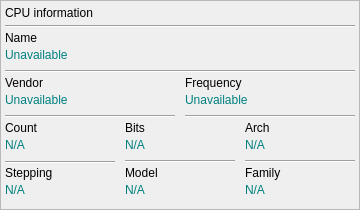
     <widget class="QFrame" name="cpuifrme">
      <property name="geometry">
       <rect>
        <x>580</x>
        <y>30</y>
        <width>360</width>
        <height>210</height>
       </rect>
      </property>
      <property name="sizePolicy">
       <sizepolicy hsizetype="Fixed" vsizetype="Fixed">
        <horstretch>0</horstretch>
        <verstretch>0</verstretch>
       </sizepolicy>
      </property>
      <property name="minimumSize">
       <size>
        <width>360</width>
        <height>210</height>
       </size>
      </property>
      <property name="maximumSize">
       <size>
        <width>360</width>
        <height>210</height>
       </size>
      </property>
      <property name="frameShape">
       <enum>QFrame::StyledPanel</enum>
      </property>
      <property name="frameShadow">
       <enum>QFrame::Raised</enum>
      </property>
      <widget class="QLabel" name="cpuiname">
       <property name="geometry">
        <rect>
         <x>5</x>
         <y>45</y>
         <width>350</width>
         <height>20</height>
        </rect>
       </property>
       <property name="sizePolicy">
        <sizepolicy hsizetype="Fixed" vsizetype="Fixed">
         <horstretch>0</horstretch>
         <verstretch>0</verstretch>
        </sizepolicy>
       </property>
       <property name="minimumSize">
        <size>
         <width>350</width>
         <height>20</height>
        </size>
       </property>
       <property name="maximumSize">
        <size>
         <width>350</width>
         <height>20</height>
        </size>
       </property>
       <property name="styleSheet">
        <string notr="true">font: 15pt &quot;JetBrains Mono&quot;;
color: #008080;</string>
       </property>
       <property name="text">
        <string>Unavailable</string>
       </property>
      </widget>
      <widget class="QLabel" name="cpuilb02">
       <property name="geometry">
        <rect>
         <x>5</x>
         <y>30</y>
         <width>350</width>
         <height>15</height>
        </rect>
       </property>
       <property name="sizePolicy">
        <sizepolicy hsizetype="Fixed" vsizetype="Fixed">
         <horstretch>0</horstretch>
         <verstretch>0</verstretch>
        </sizepolicy>
       </property>
       <property name="minimumSize">
        <size>
         <width>350</width>
         <height>15</height>
        </size>
       </property>
       <property name="maximumSize">
        <size>
         <width>350</width>
         <height>15</height>
        </size>
       </property>
       <property name="styleSheet">
        <string notr="true">font: 10pt &quot;Inter&quot;;</string>
       </property>
       <property name="text">
        <string>Name</string>
       </property>
      </widget>
      <widget class="Line" name="cpuiln02">
       <property name="geometry">
        <rect>
         <x>5</x>
         <y>70</y>
         <width>350</width>
         <height>3</height>
        </rect>
       </property>
       <property name="sizePolicy">
        <sizepolicy hsizetype="Fixed" vsizetype="Fixed">
         <horstretch>0</horstretch>
         <verstretch>0</verstretch>
        </sizepolicy>
       </property>
       <property name="minimumSize">
        <size>
         <width>350</width>
         <height>3</height>
        </size>
       </property>
       <property name="maximumSize">
        <size>
         <width>350</width>
         <height>3</height>
        </size>
       </property>
       <property name="orientation">
        <enum>Qt::Horizontal</enum>
       </property>
      </widget>
      <widget class="QLabel" name="cpuilb03">
       <property name="geometry">
        <rect>
         <x>5</x>
         <y>75</y>
         <width>170</width>
         <height>15</height>
        </rect>
       </property>
       <property name="sizePolicy">
        <sizepolicy hsizetype="Fixed" vsizetype="Fixed">
         <horstretch>0</horstretch>
         <verstretch>0</verstretch>
        </sizepolicy>
       </property>
       <property name="minimumSize">
        <size>
         <width>170</width>
         <height>15</height>
        </size>
       </property>
       <property name="maximumSize">
        <size>
         <width>170</width>
         <height>15</height>
        </size>
       </property>
       <property name="styleSheet">
        <string notr="true">font: 10pt &quot;Inter&quot;;</string>
       </property>
       <property name="text">
        <string>Vendor</string>
       </property>
      </widget>
      <widget class="QLabel" name="cpuivend">
       <property name="geometry">
        <rect>
         <x>5</x>
         <y>90</y>
         <width>170</width>
         <height>20</height>
        </rect>
       </property>
       <property name="sizePolicy">
        <sizepolicy hsizetype="Fixed" vsizetype="Fixed">
         <horstretch>0</horstretch>
         <verstretch>0</verstretch>
        </sizepolicy>
       </property>
       <property name="minimumSize">
        <size>
         <width>170</width>
         <height>20</height>
        </size>
       </property>
       <property name="maximumSize">
        <size>
         <width>170</width>
         <height>20</height>
        </size>
       </property>
       <property name="styleSheet">
        <string notr="true">font: 15pt &quot;JetBrains Mono&quot;;
color: #008080;</string>
       </property>
       <property name="text">
        <string>Unavailable</string>
       </property>
      </widget>
      <widget class="Line" name="cpuiln03">
       <property name="geometry">
        <rect>
         <x>5</x>
         <y>115</y>
         <width>170</width>
         <height>3</height>
        </rect>
       </property>
       <property name="sizePolicy">
        <sizepolicy hsizetype="Fixed" vsizetype="Fixed">
         <horstretch>0</horstretch>
         <verstretch>0</verstretch>
        </sizepolicy>
       </property>
       <property name="minimumSize">
        <size>
         <width>170</width>
         <height>3</height>
        </size>
       </property>
       <property name="maximumSize">
        <size>
         <width>170</width>
         <height>3</height>
        </size>
       </property>
       <property name="orientation">
        <enum>Qt::Horizontal</enum>
       </property>
      </widget>
      <widget class="QLabel" name="cpuibits">
       <property name="geometry">
        <rect>
         <x>125</x>
         <y>135</y>
         <width>110</width>
         <height>20</height>
        </rect>
       </property>
       <property name="sizePolicy">
        <sizepolicy hsizetype="Fixed" vsizetype="Fixed">
         <horstretch>0</horstretch>
         <verstretch>0</verstretch>
        </sizepolicy>
       </property>
       <property name="minimumSize">
        <size>
         <width>110</width>
         <height>20</height>
        </size>
       </property>
       <property name="maximumSize">
        <size>
         <width>110</width>
         <height>20</height>
        </size>
       </property>
       <property name="styleSheet">
        <string notr="true">font: 15pt &quot;JetBrains Mono&quot;;
color: #008080;</string>
       </property>
       <property name="text">
        <string>N/A</string>
       </property>
      </widget>
      <widget class="Line" name="cpuiln06">
       <property name="geometry">
        <rect>
         <x>125</x>
         <y>160</y>
         <width>110</width>
         <height>3</height>
        </rect>
       </property>
       <property name="sizePolicy">
        <sizepolicy hsizetype="Fixed" vsizetype="Fixed">
         <horstretch>0</horstretch>
         <verstretch>0</verstretch>
        </sizepolicy>
       </property>
       <property name="minimumSize">
        <size>
         <width>110</width>
         <height>3</height>
        </size>
       </property>
       <property name="maximumSize">
        <size>
         <width>110</width>
         <height>3</height>
        </size>
       </property>
       <property name="orientation">
        <enum>Qt::Horizontal</enum>
       </property>
      </widget>
      <widget class="QLabel" name="cpuilb06">
       <property name="geometry">
        <rect>
         <x>125</x>
         <y>120</y>
         <width>110</width>
         <height>15</height>
        </rect>
       </property>
       <property name="sizePolicy">
        <sizepolicy hsizetype="Fixed" vsizetype="Fixed">
         <horstretch>0</horstretch>
         <verstretch>0</verstretch>
        </sizepolicy>
       </property>
       <property name="minimumSize">
        <size>
         <width>110</width>
         <height>15</height>
        </size>
       </property>
       <property name="maximumSize">
        <size>
         <width>110</width>
         <height>15</height>
        </size>
       </property>
       <property name="styleSheet">
        <string notr="true">font: 10pt &quot;Inter&quot;;</string>
       </property>
       <property name="text">
        <string>Bits</string>
       </property>
      </widget>
      <widget class="QLabel" name="cpuiarch">
       <property name="geometry">
        <rect>
         <x>245</x>
         <y>135</y>
         <width>110</width>
         <height>20</height>
        </rect>
       </property>
       <property name="sizePolicy">
        <sizepolicy hsizetype="Fixed" vsizetype="Fixed">
         <horstretch>0</horstretch>
         <verstretch>0</verstretch>
        </sizepolicy>
       </property>
       <property name="minimumSize">
        <size>
         <width>110</width>
         <height>20</height>
        </size>
       </property>
       <property name="maximumSize">
        <size>
         <width>110</width>
         <height>20</height>
        </size>
       </property>
       <property name="styleSheet">
        <string notr="true">font: 15pt &quot;JetBrains Mono&quot;;
color: #008080;</string>
       </property>
       <property name="text">
        <string>N/A</string>
       </property>
      </widget>
      <widget class="QLabel" name="cpuilb07">
       <property name="geometry">
        <rect>
         <x>245</x>
         <y>120</y>
         <width>110</width>
         <height>15</height>
        </rect>
       </property>
       <property name="sizePolicy">
        <sizepolicy hsizetype="Fixed" vsizetype="Fixed">
         <horstretch>0</horstretch>
         <verstretch>0</verstretch>
        </sizepolicy>
       </property>
       <property name="minimumSize">
        <size>
         <width>110</width>
         <height>15</height>
        </size>
       </property>
       <property name="maximumSize">
        <size>
         <width>110</width>
         <height>15</height>
        </size>
       </property>
       <property name="styleSheet">
        <string notr="true">font: 10pt &quot;Inter&quot;;</string>
       </property>
       <property name="text">
        <string>Arch</string>
       </property>
      </widget>
      <widget class="Line" name="cpuiln07">
       <property name="geometry">
        <rect>
         <x>245</x>
         <y>160</y>
         <width>110</width>
         <height>3</height>
        </rect>
       </property>
       <property name="sizePolicy">
        <sizepolicy hsizetype="Fixed" vsizetype="Fixed">
         <horstretch>0</horstretch>
         <verstretch>0</verstretch>
        </sizepolicy>
       </property>
       <property name="minimumSize">
        <size>
         <width>110</width>
         <height>3</height>
        </size>
       </property>
       <property name="maximumSize">
        <size>
         <width>110</width>
         <height>3</height>
        </size>
       </property>
       <property name="orientation">
        <enum>Qt::Horizontal</enum>
       </property>
      </widget>
      <widget class="QLabel" name="cpuiqant">
       <property name="geometry">
        <rect>
         <x>5</x>
         <y>135</y>
         <width>110</width>
         <height>20</height>
        </rect>
       </property>
       <property name="sizePolicy">
        <sizepolicy hsizetype="Fixed" vsizetype="Fixed">
         <horstretch>0</horstretch>
         <verstretch>0</verstretch>
        </sizepolicy>
       </property>
       <property name="minimumSize">
        <size>
         <width>110</width>
         <height>20</height>
        </size>
       </property>
       <property name="maximumSize">
        <size>
         <width>110</width>
         <height>20</height>
        </size>
       </property>
       <property name="styleSheet">
        <string notr="true">font: 15pt &quot;JetBrains Mono&quot;;
color: #008080;</string>
       </property>
       <property name="text">
        <string>N/A</string>
       </property>
      </widget>
      <widget class="Line" name="cpuiln05">
       <property name="geometry">
        <rect>
         <x>5</x>
         <y>161</y>
         <width>110</width>
         <height>3</height>
        </rect>
       </property>
       <property name="sizePolicy">
        <sizepolicy hsizetype="Fixed" vsizetype="Fixed">
         <horstretch>0</horstretch>
         <verstretch>0</verstretch>
        </sizepolicy>
       </property>
       <property name="minimumSize">
        <size>
         <width>110</width>
         <height>3</height>
        </size>
       </property>
       <property name="maximumSize">
        <size>
         <width>110</width>
         <height>3</height>
        </size>
       </property>
       <property name="orientation">
        <enum>Qt::Horizontal</enum>
       </property>
      </widget>
      <widget class="QLabel" name="cpuilb05">
       <property name="geometry">
        <rect>
         <x>5</x>
         <y>120</y>
         <width>110</width>
         <height>15</height>
        </rect>
       </property>
       <property name="sizePolicy">
        <sizepolicy hsizetype="Fixed" vsizetype="Fixed">
         <horstretch>0</horstretch>
         <verstretch>0</verstretch>
        </sizepolicy>
       </property>
       <property name="minimumSize">
        <size>
         <width>110</width>
         <height>15</height>
        </size>
       </property>
       <property name="maximumSize">
        <size>
         <width>110</width>
         <height>15</height>
        </size>
       </property>
       <property name="styleSheet">
        <string notr="true">font: 10pt &quot;Inter&quot;;</string>
       </property>
       <property name="text">
        <string>Count</string>
       </property>
      </widget>
      <widget class="QLabel" name="cpuilb09">
       <property name="geometry">
        <rect>
         <x>125</x>
         <y>165</y>
         <width>110</width>
         <height>15</height>
        </rect>
       </property>
       <property name="sizePolicy">
        <sizepolicy hsizetype="Fixed" vsizetype="Fixed">
         <horstretch>0</horstretch>
         <verstretch>0</verstretch>
        </sizepolicy>
       </property>
       <property name="minimumSize">
        <size>
         <width>110</width>
         <height>15</height>
        </size>
       </property>
       <property name="maximumSize">
        <size>
         <width>110</width>
         <height>15</height>
        </size>
       </property>
       <property name="styleSheet">
        <string notr="true">font: 10pt &quot;Inter&quot;;</string>
       </property>
       <property name="text">
        <string>Model</string>
       </property>
      </widget>
      <widget class="QLabel" name="cpuilb10">
       <property name="geometry">
        <rect>
         <x>245</x>
         <y>165</y>
         <width>110</width>
         <height>15</height>
        </rect>
       </property>
       <property name="sizePolicy">
        <sizepolicy hsizetype="Fixed" vsizetype="Fixed">
         <horstretch>0</horstretch>
         <verstretch>0</verstretch>
        </sizepolicy>
       </property>
       <property name="minimumSize">
        <size>
         <width>110</width>
         <height>15</height>
        </size>
       </property>
       <property name="maximumSize">
        <size>
         <width>110</width>
         <height>15</height>
        </size>
       </property>
       <property name="styleSheet">
        <string notr="true">font: 10pt &quot;Inter&quot;;</string>
       </property>
       <property name="text">
        <string>Family</string>
       </property>
      </widget>
      <widget class="QLabel" name="cpuifmly">
       <property name="geometry">
        <rect>
         <x>245</x>
         <y>180</y>
         <width>110</width>
         <height>20</height>
        </rect>
       </property>
       <property name="sizePolicy">
        <sizepolicy hsizetype="Fixed" vsizetype="Fixed">
         <horstretch>0</horstretch>
         <verstretch>0</verstretch>
        </sizepolicy>
       </property>
       <property name="minimumSize">
        <size>
         <width>110</width>
         <height>20</height>
        </size>
       </property>
       <property name="maximumSize">
        <size>
         <width>110</width>
         <height>20</height>
        </size>
       </property>
       <property name="styleSheet">
        <string notr="true">font: 15pt &quot;JetBrains Mono&quot;;
color: #008080;</string>
       </property>
       <property name="text">
        <string>N/A</string>
       </property>
      </widget>
      <widget class="QLabel" name="cpuistep">
       <property name="geometry">
        <rect>
         <x>5</x>
         <y>180</y>
         <width>110</width>
         <height>20</height>
        </rect>
       </property>
       <property name="sizePolicy">
        <sizepolicy hsizetype="Fixed" vsizetype="Fixed">
         <horstretch>0</horstretch>
         <verstretch>0</verstretch>
        </sizepolicy>
       </property>
       <property name="minimumSize">
        <size>
         <width>110</width>
         <height>20</height>
        </size>
       </property>
       <property name="maximumSize">
        <size>
         <width>110</width>
         <height>20</height>
        </size>
       </property>
       <property name="styleSheet">
        <string notr="true">font: 15pt &quot;JetBrains Mono&quot;;
color: #008080;</string>
       </property>
       <property name="text">
        <string>N/A</string>
       </property>
      </widget>
      <widget class="QLabel" name="cpuilb08">
       <property name="geometry">
        <rect>
         <x>5</x>
         <y>165</y>
         <width>110</width>
         <height>15</height>
        </rect>
       </property>
       <property name="sizePolicy">
        <sizepolicy hsizetype="Fixed" vsizetype="Fixed">
         <horstretch>0</horstretch>
         <verstretch>0</verstretch>
        </sizepolicy>
       </property>
       <property name="minimumSize">
        <size>
         <width>110</width>
         <height>15</height>
        </size>
       </property>
       <property name="maximumSize">
        <size>
         <width>110</width>
         <height>15</height>
        </size>
       </property>
       <property name="styleSheet">
        <string notr="true">font: 10pt &quot;Inter&quot;;</string>
       </property>
       <property name="text">
        <string>Stepping</string>
       </property>
      </widget>
      <widget class="QLabel" name="cpuimodl">
       <property name="geometry">
        <rect>
         <x>125</x>
         <y>180</y>
         <width>110</width>
         <height>20</height>
        </rect>
       </property>
       <property name="sizePolicy">
        <sizepolicy hsizetype="Fixed" vsizetype="Fixed">
         <horstretch>0</horstretch>
         <verstretch>0</verstretch>
        </sizepolicy>
       </property>
       <property name="minimumSize">
        <size>
         <width>110</width>
         <height>20</height>
        </size>
       </property>
       <property name="maximumSize">
        <size>
         <width>110</width>
         <height>20</height>
        </size>
       </property>
       <property name="styleSheet">
        <string notr="true">font: 15pt &quot;JetBrains Mono&quot;;
color: #008080;</string>
       </property>
       <property name="text">
        <string>N/A</string>
       </property>
      </widget>
      <widget class="QLabel" name="cpuifreq">
       <property name="geometry">
        <rect>
         <x>185</x>
         <y>90</y>
         <width>170</width>
         <height>20</height>
        </rect>
       </property>
       <property name="sizePolicy">
        <sizepolicy hsizetype="Fixed" vsizetype="Fixed">
         <horstretch>0</horstretch>
         <verstretch>0</verstretch>
        </sizepolicy>
       </property>
       <property name="minimumSize">
        <size>
         <width>170</width>
         <height>20</height>
        </size>
       </property>
       <property name="maximumSize">
        <size>
         <width>170</width>
         <height>20</height>
        </size>
       </property>
       <property name="styleSheet">
        <string notr="true">font: 15pt &quot;JetBrains Mono&quot;;
color: #008080;</string>
       </property>
       <property name="text">
        <string>Unavailable</string>
       </property>
      </widget>
      <widget class="Line" name="cpuiln04">
       <property name="geometry">
        <rect>
         <x>185</x>
         <y>115</y>
         <width>170</width>
         <height>3</height>
        </rect>
       </property>
       <property name="sizePolicy">
        <sizepolicy hsizetype="Fixed" vsizetype="Fixed">
         <horstretch>0</horstretch>
         <verstretch>0</verstretch>
        </sizepolicy>
       </property>
       <property name="minimumSize">
        <size>
         <width>170</width>
         <height>3</height>
        </size>
       </property>
       <property name="maximumSize">
        <size>
         <width>170</width>
         <height>3</height>
        </size>
       </property>
       <property name="orientation">
        <enum>Qt::Horizontal</enum>
       </property>
      </widget>
      <widget class="QLabel" name="cpuilb04">
       <property name="geometry">
        <rect>
         <x>185</x>
         <y>75</y>
         <width>170</width>
         <height>15</height>
        </rect>
       </property>
       <property name="sizePolicy">
        <sizepolicy hsizetype="Fixed" vsizetype="Fixed">
         <horstretch>0</horstretch>
         <verstretch>0</verstretch>
        </sizepolicy>
       </property>
       <property name="minimumSize">
        <size>
         <width>170</width>
         <height>15</height>
        </size>
       </property>
       <property name="maximumSize">
        <size>
         <width>170</width>
         <height>15</height>
        </size>
       </property>
       <property name="styleSheet">
        <string notr="true">font: 10pt &quot;Inter&quot;;</string>
       </property>
       <property name="text">
        <string>Frequency</string>
       </property>
      </widget>
      <widget class="Line" name="cpuiln01">
       <property name="geometry">
        <rect>
         <x>5</x>
         <y>25</y>
         <width>350</width>
         <height>3</height>
        </rect>
       </property>
       <property name="sizePolicy">
        <sizepolicy hsizetype="Fixed" vsizetype="Fixed">
         <horstretch>0</horstretch>
         <verstretch>0</verstretch>
        </sizepolicy>
       </property>
       <property name="minimumSize">
        <size>
         <width>350</width>
         <height>3</height>
        </size>
       </property>
       <property name="maximumSize">
        <size>
         <width>350</width>
         <height>3</height>
        </size>
       </property>
       <property name="orientation">
        <enum>Qt::Horizontal</enum>
       </property>
      </widget>
      <widget class="QLabel" name="cpuilb01">
       <property name="geometry">
        <rect>
         <x>5</x>
         <y>5</y>
         <width>350</width>
         <height>15</height>
        </rect>
       </property>
       <property name="sizePolicy">
        <sizepolicy hsizetype="Fixed" vsizetype="Fixed">
         <horstretch>0</horstretch>
         <verstretch>0</verstretch>
        </sizepolicy>
       </property>
       <property name="minimumSize">
        <size>
         <width>350</width>
         <height>15</height>
        </size>
       </property>
       <property name="maximumSize">
        <size>
         <width>350</width>
         <height>15</height>
        </size>
       </property>
       <property name="styleSheet">
        <string notr="true">font: 600 10pt &quot;Inter&quot;;</string>
       </property>
       <property name="text">
        <string>CPU information</string>
       </property>
      </widget>
     </widget>
